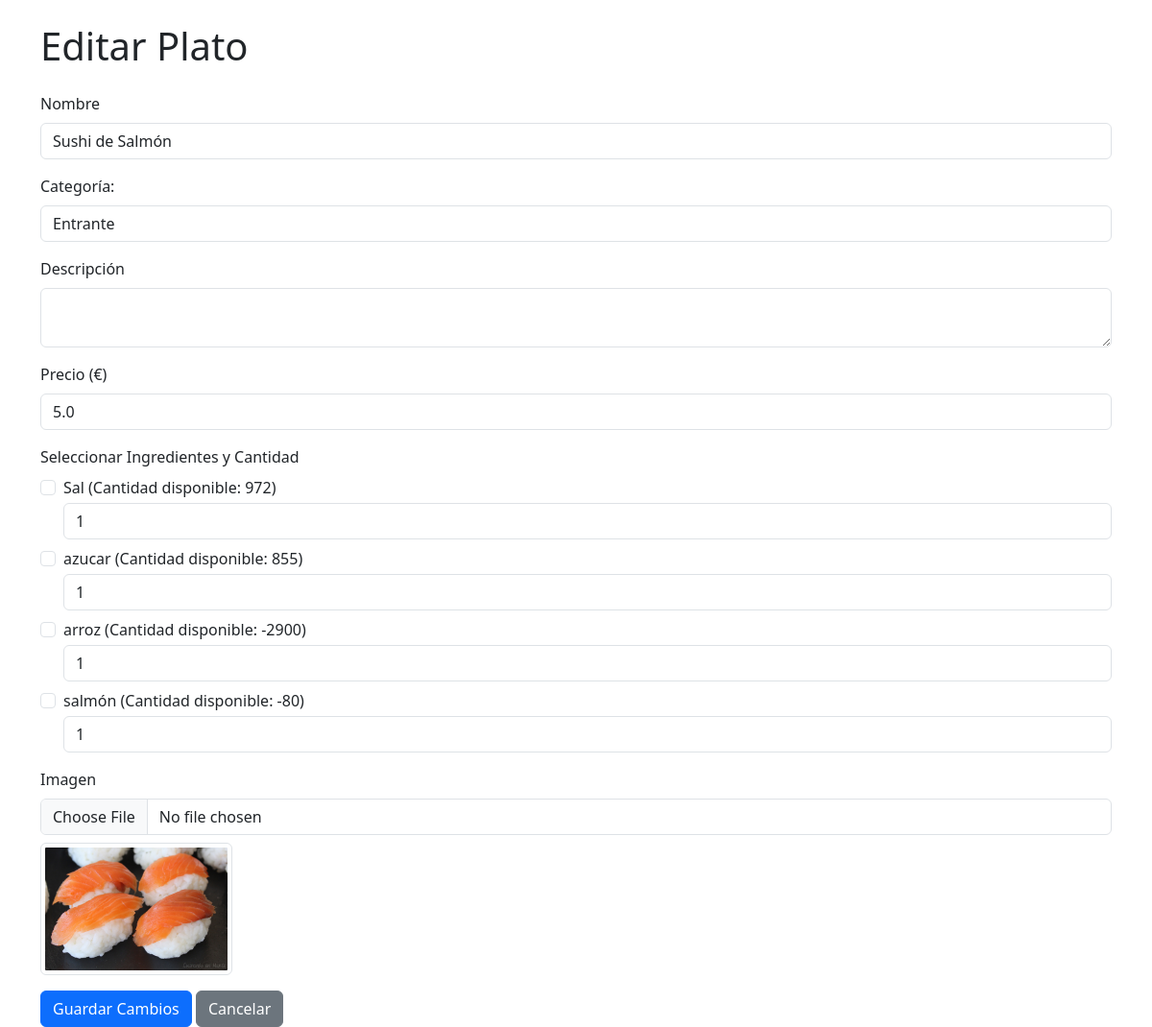
Page /edit_plato/10 on the committed database.
### tables this page shows
CREATE TABLE Platos (
                id INTEGER PRIMARY KEY AUTOINCREMENT,
                nombre TEXT NOT NULL,
                descripcion TEXT,
                precio REAL,
                ingredientes TEXT,
                image_url TEXT,
                categoria TEXT,
                veces_pedido INTEGER
            );

CREATE TABLE Ingredientes (
                id INTEGER PRIMARY KEY AUTOINCREMENT,
                nombre TEXT UNIQUE NOT NULL,
                cantidad INTEGER NOT NULL DEFAULT 0,
                precio_unitario REAL NOT NULL,
                valor_minimo INTEGER NOT NULL DEFAULT 0
            );

### main.py (the view, shortened to what this page needs)
@app.route('/edit_plato/<int:id>', methods=['GET', 'POST'])
def edit_plato(id):
    plato = obtener_plato_por_id(id)
    ingredientes = obtener_ingredientes()  # Obtener todos los ingredientes disponibles
    ingredientes_actuales = obtener_ingredientes_por_plato(id)
    return render_template('edit_plato.html', plato=plato, ingredientes=ingredientes, ingredientes_actuales=ingredientes_actuales)

### db.py (called while the page is built)
@contextmanager
def get_db():
    db = SessionLocal()
    try:
        yield db
    finally:
        db.close()

def obtener_ingredientes():
    with get_db() as db:
        result = db.execute(text("SELECT * FROM Ingredientes"))
        ingredientes = []
        for ingrediente in result.fetchall():
            ingrediente_dict = {
                "id": ingrediente.id,
                "nombre": ingrediente.nombre,
                "cantidad": ingrediente.cantidad,
                "precio_unitario": ingrediente.precio_unitario,
                "valor_minimo": ingrediente.valor_minimo
            }
            ingredientes.append(ingrediente_dict)
        return ingredientes

def obtener_plato_por_id(plato_id):
    with get_db() as db:
        plato = db.execute(text('''
            SELECT id, nombre, descripcion, precio, categoria, image_url
            FROM Platos
            WHERE id = :plato_id
        '''), {'plato_id': plato_id}).fetchone()
        if plato:
            return {
                "id": plato.id,
                "nombre": plato.nombre,
                "descripcion": plato.descripcion,
                "precio": plato.precio,
                "categoria": plato.categoria,
                "image_url": plato.image_url
            }
        return None

def obtener_ingredientes_por_plato(plato_id):
    with get_db() as db:
        ingredientes = db.execute(text('''
            SELECT ingrediente_id, cantidad_usada
            FROM PlatosIngredientes
            WHERE plato_id = :plato_id
        '''), {'plato_id': plato_id}).fetchall()
        ingredientes_actuales = {ingrediente_id: cantidad for ingrediente_id, cantidad in ingredientes}
        return ingredientes_actuales

### templates/edit_plato.html (shortened to what this page needs)
<!DOCTYPE html>
<html lang="en">
<head>
    <link rel="stylesheet" href="https://cdn.jsdelivr.net/npm/bootstrap@5.3.0/dist/css/bootstrap.min.css">
</head>
<body>
    <div class="container mt-4">
        <h1 class="mb-4">Editar Plato</h1>
        <form action="{{ url_for('edit_plato', id=plato.id) }}" method="POST" enctype="multipart/form-data">
            <div class="mb-3">
                <label for="nombre" class="form-label">Nombre</label>
                <input type="text" class="form-control" id="nombre" name="nombre" value="{{ plato.nombre }}" required>
            </div>
<div class="mb-3">
    <label for="categoria" class="form-label">Categoría:</label>
    <select class="form-control" id="categoria" name="categoria" required>
        <option value="entrante" {% if plato.categoria == 'entrante' %}selected{% endif %}>Entrante</option>
    </select>
</div>
            <div class="mb-3">
                <label for="descripcion" class="form-label">Descripción</label>
                <textarea class="form-control" id="descripcion" name="descripcion" required>{{ plato.descripcion }}</textarea>
            </div>
            <div class="mb-3">
                <label for="precio" class="form-label">Precio (€)</label>
                <input type="number" class="form-control" id="precio" name="precio" value="{{ plato.precio }}" step="0.01" required>
            </div>
            <div class="mb-3">
                <label class="form-label">Seleccionar Ingredientes y Cantidad</label>
                <div>
                    {% for ingrediente in ingredientes %}
                    <div class="form-check mb-2">
                        <input class="form-check-input" type="checkbox" id="ingrediente_{{ ingrediente.id }}" name="ingrediente_id" value="{{ ingrediente.id }}"
                            {% if ingrediente.id in ingredientes_actuales %}checked{% endif %}>
                        <label class="form-check-label" for="ingrediente_{{ ingrediente.id }}">
                            {{ ingrediente.nombre }} (Cantidad disponible: {{ ingrediente.cantidad }})
                        </label>
                        <div class="input-group mt-1">
                            <input type="number" class="form-control" name="cantidad_{{ ingrediente.id }}" placeholder="Cantidad requerida" min="1"
                                value="{{ ingredientes_actuales.get(ingrediente.id, 1) }}">
                        </div>
                    </div>
                    {% endfor %}
                </div>
            </div>
            <div class="mb-3">
                <label for="imagen" class="form-label">Imagen</label>
                <input type="file" class="form-control" id="imagen" name="imagen">
                {% if plato.image_url %}
                <div class="mt-2">
                    <img src="{{ plato.image_url }}" alt="{{ plato.nombre }}" class="img-thumbnail" style="max-width: 200px;">
                </div>
                {% endif %}
            </div>
            <button type="submit" class="btn btn-primary">Guardar Cambios</button>
            <a href="{{ url_for('admin_platos') }}" class="btn btn-secondary">Cancelar</a>
        </form>
    </div>
</body>
</html>

### rows in the picture
Platos: nombre "Sushi de Salmón", categoria "Entrante", precio "5.0", image_url (picture)
Ingredientes: nombre "Sal", cantidad "972", get "1"
Ingredientes: nombre "azucar", cantidad "855", get "1"
Ingredientes: nombre "arroz", cantidad "-2900", get "1"
Ingredientes: nombre "salmón", cantidad "-80", get "1"
